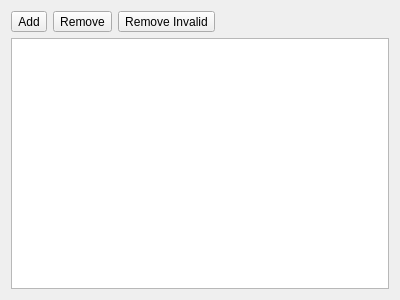
<?xml version="1.0" encoding="UTF-8"?>
<ui version="4.0">
 <class>CompilerSetDirectoriesWidget</class>
 <widget class="QWidget" name="CompilerSetDirectoriesWidget">
  <property name="geometry">
   <rect>
    <x>0</x>
    <y>0</y>
    <width>400</width>
    <height>300</height>
   </rect>
  </property>
  <property name="windowTitle">
   <string>Form</string>
  </property>
  <layout class="QVBoxLayout" name="verticalLayout">
   <item>
    <widget class="QFrame" name="frame">
     <property name="frameShape">
      <enum>QFrame::NoFrame</enum>
     </property>
     <property name="frameShadow">
      <enum>QFrame::Plain</enum>
     </property>
     <layout class="QHBoxLayout" name="horizontalLayout">
      <property name="leftMargin">
       <number>0</number>
      </property>
      <property name="topMargin">
       <number>0</number>
      </property>
      <property name="rightMargin">
       <number>0</number>
      </property>
      <property name="bottomMargin">
       <number>0</number>
      </property>
      <item>
       <widget class="QToolButton" name="btnAdd">
        <property name="toolTip">
         <string>Add</string>
        </property>
        <property name="text">
         <string>Add</string>
        </property>
        <property name="autoRaise">
         <bool>false</bool>
        </property>
       </widget>
      </item>
      <item>
       <widget class="QToolButton" name="btnDelete">
        <property name="toolTip">
         <string>Remove</string>
        </property>
        <property name="text">
         <string>Remove</string>
        </property>
        <property name="autoRaise">
         <bool>false</bool>
        </property>
       </widget>
      </item>
      <item>
       <widget class="QToolButton" name="btnRemoveInvalid">
        <property name="toolTip">
         <string>Remove Invalid</string>
        </property>
        <property name="text">
         <string>Remove Invalid</string>
        </property>
        <property name="toolButtonStyle">
         <enum>Qt::ToolButtonIconOnly</enum>
        </property>
        <property name="autoRaise">
         <bool>false</bool>
        </property>
       </widget>
      </item>
      <item>
       <spacer name="horizontalSpacer">
        <property name="orientation">
         <enum>Qt::Horizontal</enum>
        </property>
        <property name="sizeHint" stdset="0">
         <size>
          <width>40</width>
          <height>20</height>
         </size>
        </property>
       </spacer>
      </item>
     </layout>
    </widget>
   </item>
   <item>
    <widget class="QListView" name="listView">
     <property name="acceptDrops">
      <bool>true</bool>
     </property>
     <property name="dragEnabled">
      <bool>true</bool>
     </property>
     <property name="dragDropMode">
      <enum>QAbstractItemView::InternalMove</enum>
     </property>
     <property name="defaultDropAction">
      <enum>Qt::MoveAction</enum>
     </property>
     <property name="alternatingRowColors">
      <bool>true</bool>
     </property>
    </widget>
   </item>
  </layout>
 </widget>
 <resources/>
 <connections/>
</ui>
